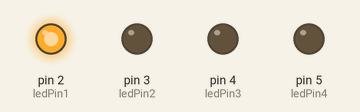
Recording of a sketch running on a simulated Arduino Uno, built with avr-gcc and run on an emulated ATmega328P. Parts: output pins drawn as LEDs (lit = HIGH).

Above: at 0.2 s.
At 1.2 s:
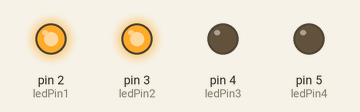
At 2.2 s:
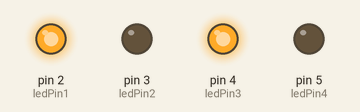
At 4.7 s:
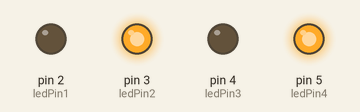
At 7.2 s:
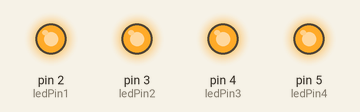
At 9.7 s:
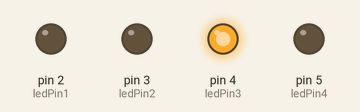
Timing chart, 0 to 10.4 s (numbered marks = the images above):
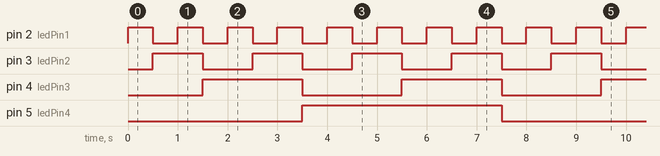

Measured:
- by itself, pin 2 (ledPin1): alternates HIGH for 0.50 s and LOW for 0.50 s
- by itself, pin 3 (ledPin2): alternates HIGH for 1.0 s and LOW for 1.0 s
- by itself, pin 4 (ledPin3): alternates HIGH for 2.0 s and LOW for 2.0 s
- by itself, pin 5 (ledPin4): alternates HIGH for 4.0 s and LOW for 4.0 s

The sketch:

4led_count.ino
```cpp
// Define the LED pins
const int ledPin1 = 2;
const int ledPin2 = 3;
const int ledPin3 = 4;
const int ledPin4 = 5;

// number of LEDs
const int numLeds = 4;

// counter
int count = 0;

void setup() {
  // Set the LED pins as output
  for (int i = 0; i < numLeds; i++) {
    pinMode(ledPin1 + i, OUTPUT);
  }
}

void loop() {
  // Increment the counter
  count++;

  // Check if the counter has exceeded the maximum value (15 for 4 LEDs)
  if (count > 15) {
    count = 0; // Reset the counter
  }

  // Display the binary number on the LEDs
  for (int i = 0; i < numLeds; i++) {
    if (bitRead(count, i) == 1) {
      digitalWrite(ledPin1 + i, HIGH); // Turn LED on
    } else {
      digitalWrite(ledPin1 + i, LOW);  // Turn LED off
    }
  }

  delay(500); // Delay to see the LED pattern
}
```
